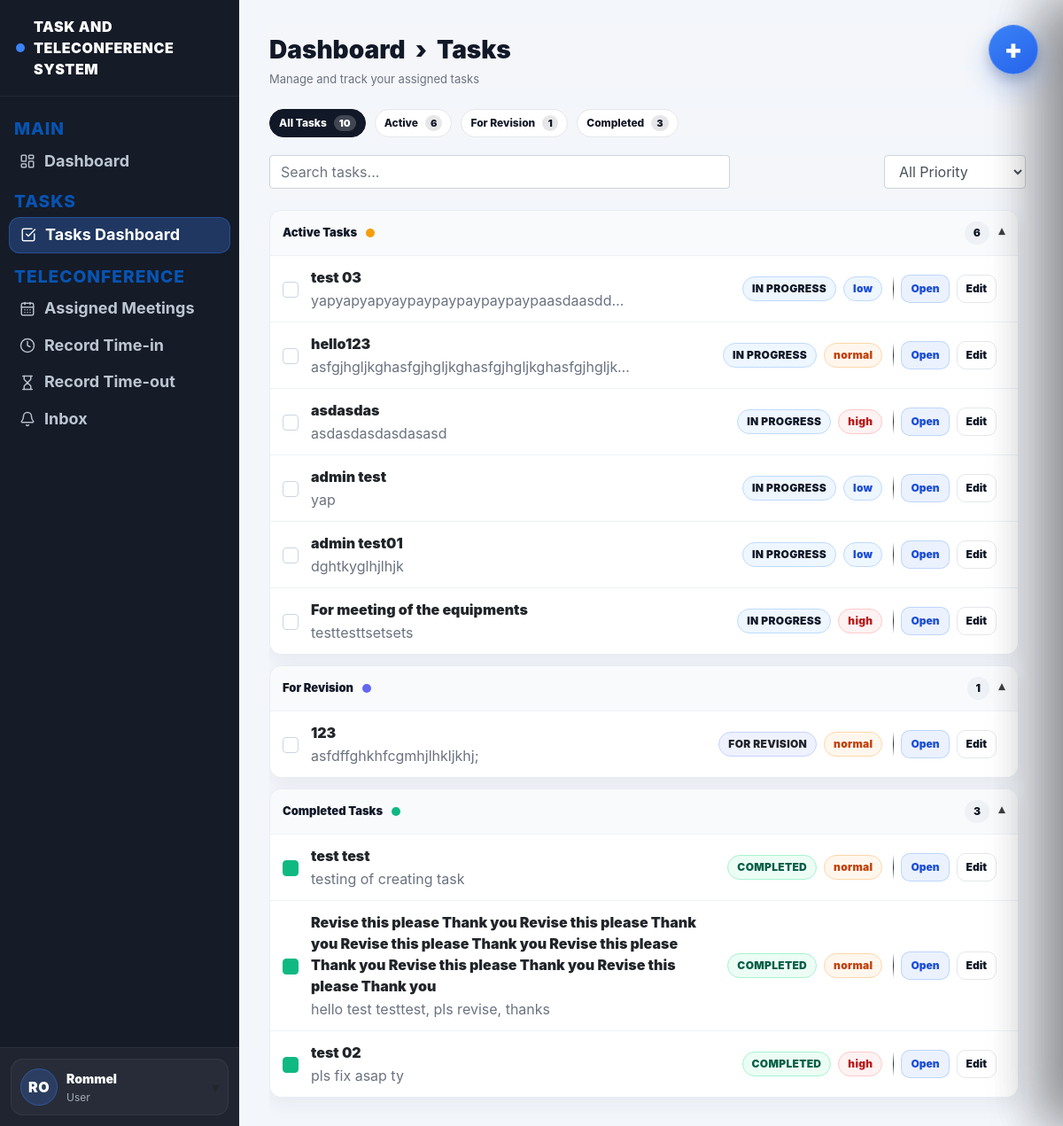
Page /task-dashboard (signed in) on the committed database.
### website/models.py (models this page shows, shortened)
class User(db.Model, UserMixin):
    id = db.Column(db.Integer, primary_key=True)
    email = db.Column(db.String(150), unique=True)
    password = db.Column(db.String(150))
    firstname = db.Column(db.String(150))
    is_admin = db.Column(db.Boolean, default=False)
    role = db.Column(db.String(20), default="user")
    notes = db.relationship('Note')
    notifications = db.relationship('Notification', lazy=True, cascade="all, delete-orphan")

class Task(db.Model):
    id = db.Column(db.Integer, primary_key=True)
    title = db.Column(db.String(200), nullable=False)
    description = db.Column(db.Text)
    assigned_to = db.Column(db.Integer, db.ForeignKey('user.id'))
    assigned_user = db.relationship('User', foreign_keys=[assigned_to])
    status = db.Column(db.String(50), default="assigned")
    priority = db.Column(db.String(20), default="normal")
    deadline = db.Column(db.DateTime)
    file_path = db.Column(db.String(300))
    last_edited_by = db.Column(db.Integer, nullable=True)
    last_edited_at = db.Column(db.DateTime, server_default=func.now(), onupdate=func.now())
    created_at = db.Column(db.DateTime(timezone=True), server_default=func.now())

### website/views.py (the view)
@views.route('/task-dashboard')
@login_required
def task_dashboard():
    if current_user.is_admin:
        tasks = Task.query.order_by(Task.created_at.desc()).all()
    else:
        tasks = Task.query.all()
    unread_count = Notification.query.filter_by(user_id=current_user.id, is_read=False).count()
    return render_template(
        "task_dashboard.html",
        user=current_user,
        tasks=tasks,
        unread_count=unread_count
    )

### website/templates/task_dashboard.html (shortened to what this page needs)
{% extends "base.html" %}
{% block content %}
<div class="main-inner">
  <h1 class="td-title">Dashboard &nbsp;›&nbsp; Tasks</h1>
  <div class="td-sub">Manage and track your assigned tasks</div>
  {% set all_count = tasks|length if tasks else 0 %}
  {% set revision_tasks = tasks|selectattr("status","equalto","for_revision")|list if tasks else [] %}
  {% set revision_count = revision_tasks|length %}
  {% set completed_tasks = tasks|selectattr("status","equalto","completed")|list if tasks else [] %}
  {% set completed_count = completed_tasks|length %}
  {% set active_tasks = tasks|rejectattr("status","equalto","completed")
                            |rejectattr("status","equalto","for_revision")
                            |list if tasks else [] %}
  {% set active_count = active_tasks|length %}
  <div class="td-pills">
    <button class="pill-tab active" type="button" data-filter="all">
      All Tasks <span class="pill-count">{{ all_count }}</span>
    </button>
    <button class="pill-tab" type="button" data-filter="active">
      Active <span class="pill-count">{{ active_count }}</span>
    </button>
    <button class="pill-tab" type="button" data-filter="revision">
      For Revision <span class="pill-count">{{ revision_count }}</span>
    </button>
    <button class="pill-tab" type="button" data-filter="completed">
      Completed <span class="pill-count">{{ completed_count }}</span>
    </button>
  </div>
  <div class="td-toolbar">
    <input id="taskSearch" class="form-control td-search" placeholder="Search tasks..." />
    <select id="priorityFilter" class="form-control td-filter" style="width:160px;">
      <option value="all">All Priority</option>
    </select>
  </div>
  <div class="scroll">
    <div class="sec open" data-section="active">
      <button class="sec-h" type="button">
        <div class="sec-h-left">
          <span class="sec-title">Active Tasks</span>
          <span class="sec-badge badge-active"></span>
        </div>
        <div style="display:flex; align-items:center; gap:10px;">
          <span class="sec-count">{{ active_count }}</span>
          <span class="sec-caret">▾</span>
        </div>
      </button>
      <div class="sec-body">
        {% if active_tasks and active_tasks|length > 0 %}
          {% for task in active_tasks %}
            <div class="task-row task-item"
                 id="task-{{ task.id }}"
                 data-task-id="{{ task.id }}"
                 data-status="{{ task.status }}"
                 data-title="{{ (task.title ~ ' ' ~ (task.description or ''))|lower }}"
                 data-priority="{{ (task.priority or 'normal')|lower if task.priority is defined else 'normal' }}">
              <div class="task-left">
                <div class="task-check"></div>
                <div class="task-info">
                  <a class="task-title-link"
                     href="{{ url_for('views.task_dashboard') }}?focus={{ task.id }}"
                     data-focus-task="{{ task.id }}">
                    {{ task.title }}
                  </a>
                  <div class="task-meta">
                    {{ task.description }}
                  </div>
                </div>
                <div class="task-tags">
                  <span class="status st-active">{{ task.status|replace("_"," ")|upper }}</span>
                  {% set pr = (task.priority or 'normal')|lower %}
                  <span class="prio prio-{{ pr }}">{{ pr|upper }}</span>
                </div>
              </div>
              <div class="task-right">
                <div class="task-actions">
                  <button type="button" class="btn-mini" data-open-task="{{ task.id }}">Open</button>
                  <button type="button" class="btn-mini ghost" data-edit-task="{{ task.id }}">Edit</button>
                </div>
              </div>
            </div>
          {% endfor %}
        {% else %}
          <div style="padding:12px 14px; color:#6b7280;">No active tasks.</div>
        {% endif %}
      </div>
    </div>
    <div class="sec open" data-section="revision">
      <button class="sec-h" type="button">
        <div class="sec-h-left">
          <span class="sec-title">For Revision</span>
          <span class="sec-badge" style="background:#6366f1;"></span>
        </div>
        <div style="display:flex; align-items:center; gap:10px;">
          <span class="sec-count">{{ revision_count }}</span>
          <span class="sec-caret">▾</span>
        </div>
      </button>
      <div class="sec-body">
        {% if revision_tasks and revision_tasks|length > 0 %}
          {% for task in revision_tasks %}
            <div class="task-row task-item"
                 id="task-{{ task.id }}"
                 data-task-id="{{ task.id }}"
                 data-status="{{ task.status }}"
                 data-title="{{ (task.title ~ ' ' ~ (task.description or ''))|lower }}"
                 data-priority="{{ (task.priority or 'normal')|lower }}">
              <div class="task-left">
                <div class="task-check"></div>
                <div class="task-info">
                  <a class="task-title-link"
                     href="{{ url_for('views.task_dashboard') }}?focus={{ task.id }}"
                     data-focus-task="{{ task.id }}">
                    {{ task.title }}
                  </a>
                  <div class="task-meta">{{ task.description }}</div>
                </div>
                <div class="task-tags">
                  <span class="status" style="background:#eef2ff;border-color:#c7d2fe;">
                    {{ task.status|replace("_"," ")|upper }}
                  </span>
                  {% set pr = (task.priority or 'normal')|lower %}
                  <span class="prio prio-{{ pr }}">{{ pr|upper }}</span>
                </div>
              </div>
              <div class="task-right">
                <div class="task-actions">
                  <button type="button" class="btn-mini" data-open-task="{{ task.id }}">Open</button>
                  <button type="button" class="btn-mini ghost" data-edit-task="{{ task.id }}">Edit</button>
                </div>
              </div>
            </div>
          {% endfor %}
        {% else %}
          <div style="padding:12px 14px; color:#6b7280;">No tasks for revision.</div>
        {% endif %}
      </div>
    </div>
    <div class="sec open" data-section="completed">
      <button class="sec-h" type="button">
        <div class="sec-h-left">
          <span class="sec-title">Completed Tasks</span>
          <span class="sec-badge badge-done"></span>
        </div>
        <div style="display:flex; align-items:center; gap:10px;">
          <span class="sec-count">{{ completed_count }}</span>
          <span class="sec-caret">▾</span>
        </div>
      </button>
      <div class="sec-body">
        {% if completed_tasks and completed_tasks|length > 0 %}
          {% for task in completed_tasks %}
            <div class="task-row task-item"
                 id="task-{{ task.id }}"
                 data-task-id="{{ task.id }}"
                 data-status="{{ task.status }}"
                 data-title="{{ (task.title ~ ' ' ~ (task.description or ''))|lower }}"
                 data-priority="{{ (task.priority or 'normal')|lower }}">
              <div class="task-left">
                <div class="task-check" style="background:#10b981; border-color:#10b981;"></div>
                <div class="task-info">
                  <a class="task-title-link"
                     href="{{ url_for('views.task_dashboard') }}?focus={{ task.id }}"
                     data-focus-task="{{ task.id }}">
                    {{ task.title }}
                  </a>
                  <div class="task-meta">{{ task.description }}</div>
                </div>
                <div class="task-tags">
                  <span class="status st-done">{{ task.status|replace("_"," ")|upper }}</span>
                  {% set pr = (task.priority or 'normal')|lower %}
                  <span class="prio prio-{{ pr }}">{{ pr|upper }}</span>
                </div>
              </div>
              <div class="task-right">
                <div class="task-actions">
                  <button type="button" class="btn-mini" data-open-task="{{ task.id }}">Open</button>
                  <button type="button" class="btn-mini ghost" data-edit-task="{{ task.id }}">Edit</button>
                </div>
              </div>
            </div>
          {% endfor %}
        {% else %}
          <div style="padding:12px 14px; color:#6b7280;">No completed tasks yet.</div>
        {% endif %}
      </div>
    </div>
    <br><br>
  </div>
</div>
<button type="button" class="fab-task" id="openTaskDrawer" aria-label="Create task">
  <span class="fab-plus">+</span>
</button>
{% endblock %}

### website/templates/base.html (shortened to what this page needs)
<!DOCTYPE html>
<html>
<head>
  <link
    rel="stylesheet"
    href="https://stackpath.bootstrapcdn.com/bootstrap/4.4.1/css/bootstrap.min.css"
  />
  <link
    rel="stylesheet"
    href="https://stackpath.bootstrapcdn.com/font-awesome/4.7.0/css/font-awesome.min.css"
  />
  <link rel="stylesheet" href="{{ url_for('static', filename='styles.css') }}">
</head>
<body>
<div class="app-shell">
  <aside class="sidebar-dark">
    <div class="sidebar-brand">
      <span class="dot"></span>
      TASK AND TELECONFERENCE SYSTEM
    </div>
    <div class="sidebar-nav">
      <div class="sidebar-section">MAIN</div>
      <a class="sidebar-link {% if request.endpoint == 'views.user_dashboard' %}active{% endif %}"
         href="{{ url_for('views.user_dashboard') }}">
        <i data-lucide="layout-dashboard" class="sidebar-icon" aria-hidden="true"></i>
        <span>Dashboard</span>
      </a>
      <div class="sidebar-section">TASKS</div>
      <a class="sidebar-link {% if request.endpoint == 'views.task_dashboard' %}active{% endif %}"
         href="{{ url_for('views.task_dashboard') }}">
        <i data-lucide="check-square" class="sidebar-icon" aria-hidden="true"></i>
        <span>Tasks Dashboard</span>
      </a>
      <div class="sidebar-section">TELECONFERENCE</div>
      <a class="sidebar-link {% if request.endpoint == 'views.assigned_meetings' %}active{% endif %}"
         href="{{ url_for('views.assigned_meetings') }}">
        <i data-lucide="calendar-days" class="sidebar-icon" aria-hidden="true"></i>
        <span>Assigned Meetings</span>
      </a>
      <a class="sidebar-link {% if request.endpoint == 'views.record_timein' %}active{% endif %}"
         href="{{ url_for('views.record_timein') }}">
        <i data-lucide="clock" class="sidebar-icon" aria-hidden="true"></i>
        <span>Record Time-in</span>
      </a>
      <a class="sidebar-link {% if request.endpoint == 'views.record_timeout' %}active{% endif %}"
         href="{{ url_for('views.record_timeout') }}">
        <i data-lucide="hourglass" class="sidebar-icon" aria-hidden="true"></i>
        <span>Record Time-out</span>
      </a>
      <a class="sidebar-link {% if request.endpoint == 'views.inbox' %}active{% endif %}"
         href="{{ url_for('views.inbox') }}">
        <i data-lucide="bell" class="sidebar-icon" aria-hidden="true"></i>
        <span>Inbox</span>
      </a>
    </div>
    {% if current_user.is_authenticated %}
    <div class="sidebar-footer">
      {% set parts = (current_user.firstname or '').split() %}
      {% set first = parts[0] if parts|length > 0 else '' %}
      {% set last = parts[-1] if parts|length > 1 else '' %}
      {% set initials = (first[:1] ~ (last[:1] if last else (first[1:2] if first|length > 1 else ''))).upper() %}
      <div class="user-box" id="userBox">
        <button class="user-trigger" type="button" id="userToggle">
          <div class="user-row">
            <div class="user-avatar">{{ initials }}</div>
            <div>
              <div class="user-name">{{ current_user.firstname }}</div>
              <div class="user-sub">User</div>
            </div>
          </div>
          <div class="caret">▾</div>
        </button>
      </div>
    </div>
    {% endif %}
  </aside>
  <main class="main-area">
    <div class="content-wrap">
      {% block content %}{% endblock %}
    </div>
  </main>
</div>
</body>
</html>

### website/templates/task_dashboard.html (style rules this page uses)
.main-inner { display:flex; flex-direction:column; height:100vh; overflow:hidden; }
.td-title, .td-sub, .td-pills, .td-toolbar { position: sticky; top: 0; z-index: 20; background: #f4f6f9; }
.td-title { padding-top: 12px; }
.td-toolbar { padding-bottom: 10px; }
.scroll { flex:1; overflow-y:auto; padding-right:8px; }
.task-title-link { display:inline-block; margin:0; font-weight:900; color:inherit; text-decoration:none; cursor:pointer; }

### rows in the picture
User: firstname "Rommel"
Task: title "test 03", description "yapyapyapyaypaypaypaypaypaypaasdaasdd…", status "IN PROGRESS", priority "low"
Task: title "hello123", description "asfgjhgljkghasfgjhgljkghasfgjhgljkghasfgjhgljk…", status "IN PROGRESS", priority "normal"
Task: title "asdasdas", description "asdasdasdasdasasd", status "IN PROGRESS", priority "high"
Task: title "admin test", description "yap", status "IN PROGRESS", priority "low"
Task: title "admin test01", description "dghtkyglhjlhjk", status "IN PROGRESS", priority "low"
Task: title "For meeting of the equipments", description "testtesttsetsets", status "IN PROGRESS", priority "high"
Task: title "123", description "asfdffghkhfcgmhjlhkljkhj;", status "FOR REVISION", priority "normal"
Task: title "test test", description "testing of creating task", status "COMPLETED", priority "normal"
Task: title "Revise this please Thank you Revise this please Thank you Revise this please Thank you Revise this please Thank you Revise this please Thank you Revise this please Thank you", description "hello test testtest, pls revise, thanks", status "COMPLETED", priority "normal"
Task: title "test 02", description "pls fix asap ty", status "COMPLETED", priority "high"

### other values in the picture
{{ initials }} "RO"
{{ all_count }} "10"
{{ active_count }} "6"
{{ revision_count }} "1"
{{ completed_count }} "3"
